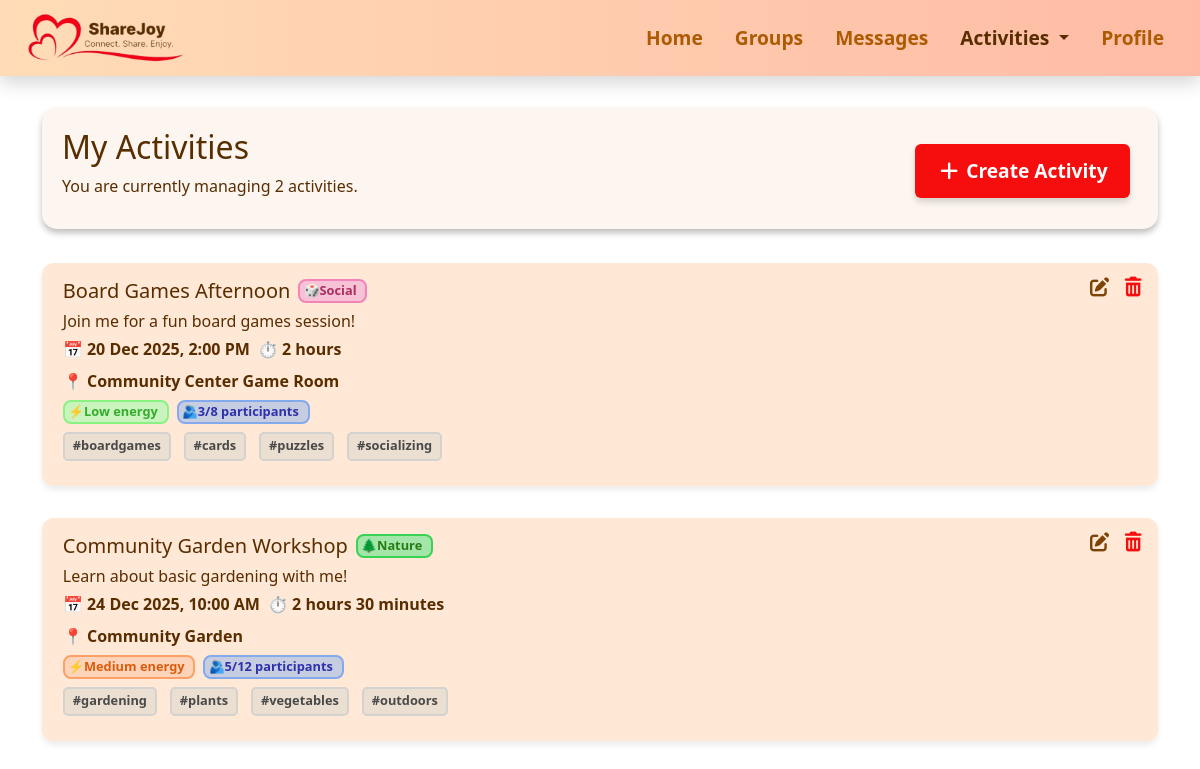
The app's page /activities with its own data.
### activities.py (models this page shows)
class Activity(db.Model):
    id = db.Column(db.Integer, primary_key=True)
    name = db.Column(db.String(100))
    description = db.Column(db.Text)
    date = db.Column(db.String(20))
    time = db.Column(db.String(10))
    duration_hours = db.Column(db.Integer)
    duration_minutes = db.Column(db.Integer)
    format_type = db.Column(db.String(20))
    location = db.Column(db.String(100))
    type = db.Column(db.String(50))
    energy = db.Column(db.String(10))
    max_participants = db.Column(db.Integer)
    participants = db.Column(db.Integer)
    tags = db.Column(db.String(200))
    creator = db.Column(db.String(50))

### app.py (the view)
@app.route("/activities")
def activities():
    activities = Activity.query.filter_by(creator="me").order_by(Activity.date.asc()).all()
    for activity in activities:
        activity.tags = activity.tags.split(",") if activity.tags else []
        try:
            parsed_date = datetime.strptime(activity.date, "%Y-%m-%d")
        except ValueError:
            parsed_date = datetime.strptime(activity.date, "%d %b %Y")
        activity.display_date = parsed_date.strftime("%d %b %Y")
        try:
            parsed_time = datetime.strptime(activity.time, "%H:%M")
        except ValueError:
            parsed_time = datetime.strptime(activity.time, "%I:%M %p")
        activity.display_time = parsed_time.strftime("%I:%M %p").lstrip("0")
    num_activities = len(activities)
    return render_template(
        "activities.html",
        title="Activities",
        num_activities=num_activities,
        activities=activities
    )

### templates/activities.html (shortened to what this page needs)
{% extends "base.html" %}
{% block extra_css %}
<link rel="stylesheet" href="{{ url_for('static', filename='css/activities.css') }}">
{% endblock %}
{% block content %}
<div class="section-box d-flex flex-column flex-md-row justify-content-between align-items-start align-items-md-center">
    <div>
        <h1>My Activities</h1>
        <p>
            You are currently managing {{ num_activities }}
            {% if num_activities == 1 %}activity{% else %}activities{% endif %}.
        </p>
    </div>
    <a href="{{ url_for('activity_create') }}"
        class="btn btn-danger activity-btn mt-2 mt-md-0 me-0 me-md-2 fw-semibold">
        <i class="fa-solid fa-plus" aria-hidden="true"></i> Create Activity
    </a>
</div>
<div class="row">
    {% for activity in activities %}
    <div class="col-12 card-spacing">
        <div class="activity-card position-relative">
            <div class="card-actions position-absolute top-0 end-0 d-flex gap-0">
                <a href="{{ url_for('edit_activity', activity_id=activity.id) }}" class="btn edit">
                    <i class="fa-solid fa-pen-to-square"></i>
                </a>
                <form method="post" action="{{ url_for('activity_delete', activity_id=activity.id) }}" class="d-inline">
                    <button type="submit" class="btn delete"
                        onclick="return confirm('Are you sure you want to delete this activity?');">
                        <i class="fa-solid fa-trash-can"></i>
                    </button>
                </form>
            </div>
            <div class="text">
                <div class="d-flex align-items-center gap-2 spacing">
                    <h5 class="mb-0">{{ activity.name }}</h5>
                    {% if activity.type == 'Creative Arts' %}
                    <span class="badge badge-creativearts">🎨Creative Arts</span>
                    {% elif activity.type == 'Social' %}
                    <span class="badge badge-social">🎲Social</span>
                    {% elif activity.type == 'Learning' %}
                    <span class="badge badge-learning">📖Learning</span>
                    {% elif activity.type == 'Physical' %}
                    <span class="badge badge-physical">🏃Physical</span>
                    {% elif activity.type == 'Nature' %}
                    <span class="badge badge-nature">🌲Nature</span>
                    {% elif activity.type == 'Technology' %}
                    <span class="badge badge-technology">💻Technology</span>
                    {% endif %}
                </div>
                <p>{{ activity.description }}</p>
                <div class="d-flex flex-wrap gap-2 fw-semibold spacing">
                    <span>
                        📅 {{ activity.display_date }}, {{ activity.display_time }}
                    </span>
                    <span>⏱
                        {% set h = activity.duration_hours %}
                        {% set m = activity.duration_minutes %}
                        {% if h and m %}
                        {{ h }} hour{% if h > 1 %}s{% endif %} {{ m }} minute{% if m > 1 %}s{% endif %}
                        {% elif h %}
                        {{ h }} hour{% if h > 1 %}s{% endif %}
                        {% elif m %}
                        {{ m }} minute{% if m > 1 %}s{% endif %}
                        {% else %}
                        0 minutes
                        {% endif %}
                    </span>
                    <div class="col-12">
                        {% if activity.format_type|lower == 'online' %}
                        🖥️ Online
                        {% else %}
                        📍 {{ activity.location }}
                        {% endif %}
                    </div>
                </div>
                <div class="d-flex flex-wrap gap-2 spacing">
                    <span class="badge
                    {% if activity.energy == 'Low' %}energy-low
                    {% elif activity.energy == 'Medium' %}energy-medium
                    {% elif activity.energy == 'High' %}energy-high
                    {% endif %}">
                        ⚡{{ activity.energy }} energy
                    </span>
                    <span class="badge participants">🫂{{ activity.participants }}/{{ activity.max_participants }}
                        participants</span>
                </div>
                <div class="activity-tags spacing">
                    {% for tag in activity.tags %}
                    <span>#{{ tag }}</span>
                    {% endfor %}
                </div>
            </div>
        </div>
    </div>
    {% endfor %}
</div>
{% endblock %}

### static/css/base.css (style rules this page uses)
.section-box { width: 100%; min-height: 100px; color: #582D00; background-color: #FDF6F0; box-shadow: 0 4px 6px rgba(0, 0, 0, 0.256); padding-top: 20px; padding-bottom: 15px; padding-left: 20px; padding-right: 20px; margin: 2rem auto; border-radius: 15px; }
h1 { font-size: 2rem; }
body { color: #582D00; }

### static/css/activities.css (style rules this page uses)
.btn-danger { background: #F60D0D; border: none; box-shadow: 0 4px 6px rgba(0, 0, 0, 0.158); }
.activity-btn { font-size: 1.2rem; padding: 0.8rem 1.4rem; }
.activity-card { background: #ffe8d6; border-radius: 12px; padding: 1rem; margin-bottom: 1.8rem; box-shadow: 0 4px 6px rgba(0, 0, 0, 0.08); transition: transform 0.2s, box-shadow 0.2s; }
.activity-card p { margin-bottom: 0.25rem; }
.spacing { margin-bottom: 0.4rem; }
.card-spacing { margin-top: 0.1rem; margin-bottom: 0.1rem; }
.badge { font-size: 0.8rem; padding: 0.2rem 0.55rem 0.25rem 0.2rem; border-radius: 8px; font-weight: 600; }
.badge-social { background: #F8C2D6; border: 2px solid #F284B8; color: #AC2E5F; }
.badge-nature { background: #A4E6AA; border: 2px solid #38D255; color: #267D13; }
.energy-low { background: #C9F4BE; border: 2px solid #8AF183; color: #35AC2E; }
.energy-medium { background: #FDD4B9; border: 2px solid #FDA066; color: #DC5C0D; }
.activity-tags span { background: #EBDFD2; border: 2px solid #D4D2CF; padding: 0.15rem 0.5rem 0.2rem; font-size: 0.8rem; color: #494949; margin: 0 0.3rem 0.2rem 0; font-weight: 600; border-radius: 5px; }
.activity-tags { display: flex; flex-wrap: wrap; gap: 0.5rem; margin-top: 0.5rem; }
.participants { background: #C7CDE0; border: 2px solid #85A9ED; color: #2E30AC; }
.fa-trash-can { color: #F60D0D; font-size: 1.2rem; }
.fa-pen-to-square { color: #7d4304; font-size: 1.2rem; }
.card-actions .btn { margin-top: 0.5rem; background: none; border: none; padding: 0.3rem; }
.delete { margin-right: 0.5rem; }
.text { margin-left: 0.3rem; }

### records on screen
Activity: name "Board Games Afternoon", type "🎲Social", description "Join me for a fun board games session!", display_date "20 Dec 2025", display_time "2:00 PM", duration_hours "2", location "Community Center Game Room", energy "Low", participants "3", max_participants "8", tags "boardgames" "cards" "puzzles" "socializing"
Activity: name "Community Garden Workshop", type "🌲Nature", description "Learn about basic gardening with me!", display_date "24 Dec 2025", display_time "10:00 AM", h "2", duration_minutes "30", location "Community Garden", energy "Medium", participants "5", max_participants "12", tags "gardening" "plants" "vegetables" "outdoors"

### other values on screen
{{ num_activities }} "2"
